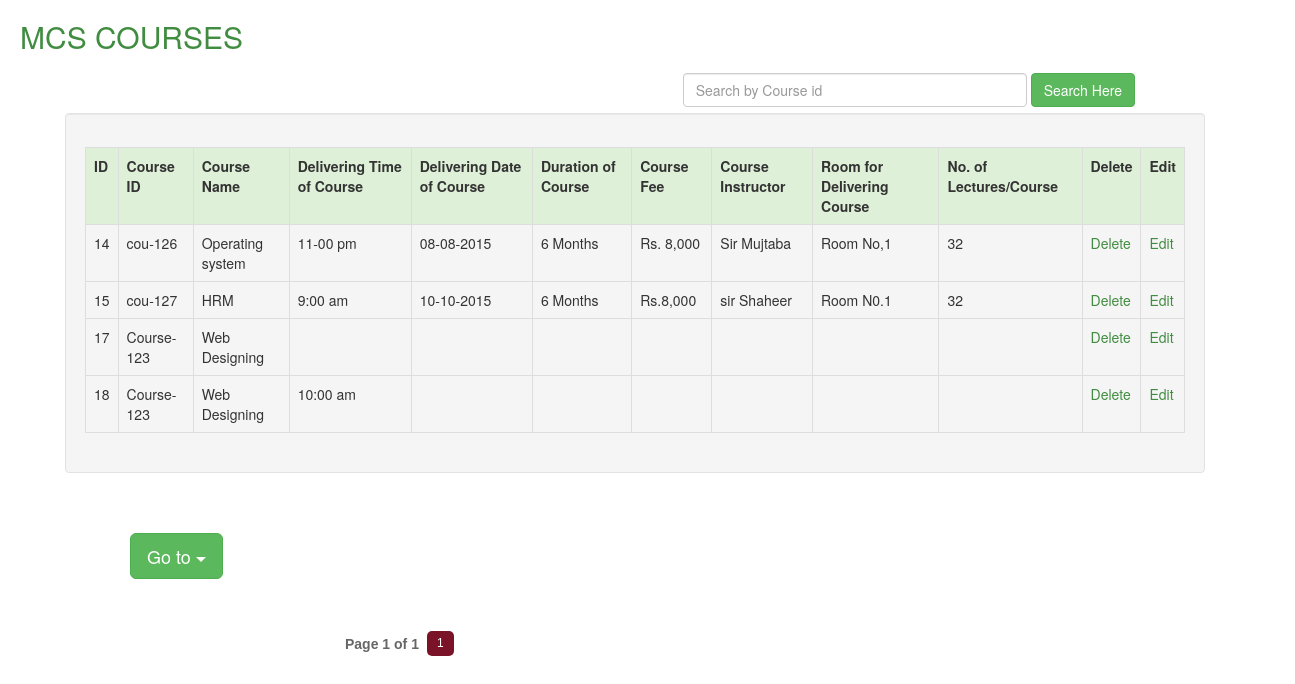
The page /mcs_course.php (signed in) on the database its author committed.
### tables this page shows
CREATE TABLE IF NOT EXISTS `mcs_course` (
`id` int(30) NOT NULL,
  `course_id` varchar(30) NOT NULL,
  `name` varchar(60) NOT NULL,
  `time` varchar(60) NOT NULL,
  `date` varchar(60) NOT NULL,
  `duration` varchar(60) NOT NULL,
  `fee` varchar(60) NOT NULL,
  `instructor` varchar(60) NOT NULL,
  `room` varchar(60) NOT NULL,
  `lec` varchar(60) NOT NULL
);

### mcs_course.php (the view, shortened to what this page needs)
<?php
function pagination($total_num_results,$posts_per_page,$cur_page) {
  $no = $total_num_results / $posts_per_page;
  $no = ceil($no);
  $pages_html="";
  $start_page=$cur_page-2;
  $end_page=$cur_page+2;
  $start_diff=$cur_page-1;
  $end_diff=$no-$cur_page;
  if($end_diff < 2) {
    $start_page=$cur_page+$end_diff;
    $start_page=$start_page-4;
  }
  while($start_page < 1) { $start_page=$start_page+1; }
  if($start_diff < 2) {
    $end_page=$cur_page-$start_diff;
    $end_page=$end_page+4;
  }
  while($end_page > $no) { $end_page=$end_page-1; }
  $pages_html .= "<div id='pagination' >";
  $pages_html .= "<label class='disptext' >Page ".$cur_page." of ".$no."</label>";
  for($i=$start_page; $i<=$end_page; $i++) { $pages_html .= "<a href='?page=".$i."' id='page".$i."' > ".$i." </a>"; }
  $pages_html .= "<script type='text/javascript'>var d = document.getElementById('page".$cur_page."');
  d.className += ' selectedpage';</script>";
  $pages_html .= "</div>";
  return $pages_html;
}
?>
<!DOCTYPE html>
<html>
<head>
<link href="css/bootstrap.min.css" rel="stylesheet">
<link href="admin.css" rel="stylesheet" type="text/css" />
</head>
<body>
<div class="heading"><h2>MCS COURSES</h2></div>
	<div class="search">
	<form class="form-inline" action="mcs_course.php" method="get">
	<div class="form-group">
    <input type="text" class="form-control" id="info" name="search" placeholder="Search by Course id" size="40">
  </div>
  <button type="submit" name="sub" class="btn btn-success">Search Here</button>
</form></div>
		<div class="container">
		<div class="well">
		<div class="responsive-table">
	<table class="table table-bordered">
	  <tr class="success">
	    <th>ID</th>
	    <th>Course ID</th>
	    <th>Course Name</th>
		<th>Delivering Time of Course</th>
	    <th>Delivering Date of Course</th>
	    <th>Duration of Course</th>
	    <th>Course Fee</th>
	    <th>Course Instructor</th>
	    <th>Room for Delivering Course</th>
		<th>No. of Lectures/Course</th>
	    <th>Delete</th>
		<th>Edit</th>
      </tr>
	<tr>
	  <?php
$query ="select * from mcs_course";
$run = mysql_query($query);
while($row=mysql_fetch_array($run))
{
	$id 				= $row['id'];
	$mcs_c_id 			= $row[1];
	$mcs_c_name 		= $row[2];
	$mcs_c_time 		= $row[3];
	$mcs_c_date 		= $row[4];
	$mcs_c_duration 	= $row[5];
	$mcs_c_fee 			= $row[6];
	$mcs_c_instructor 	= $row[7];
	$mcs_c_room 		= $row[8];
	$mcs_c_lectures 	= $row[9];
?>
	    <td><?php echo $id; ?></td>
	    <td><?php echo $mcs_c_id; ?> </td>
	    <td><?php echo $mcs_c_name; ?></td>
		<td><?php echo $mcs_c_time; ?></td>
	    <td><?php echo $mcs_c_date; ?></td>
	    <td><?php echo $mcs_c_duration; ?></td>
	    <td><?php echo $mcs_c_fee; ?></td>
	    <td><?php echo $mcs_c_instructor; ?></td>
	    <td><?php echo $mcs_c_room; ?></td>
	    <td><?php echo $mcs_c_lectures; ?></td>
		<td><a href='del_mcs_course.php?del_mcs_course=<?php echo $id; ?>'><font color="#408C40">Delete</font></a></td>
	    <td><a href='edit_mcs_course.php?edit_mcs_course=<?php echo $id; ?>'><font color="#408C40">Edit</font></a></td>
      </tr>
  <?php }  ?>
</table>
</div>
</div>
<div>
		<div class="container">
		<div class="dropdown">
			 <button class="btn btn-success btn-lg  dropdown-toggle" type="button" data-toggle="dropdown">
			 Go to <span class="caret"></span>
			 </button>
				</div>
				</div>
</body>
</html>
 <?php
       $query=mysql_query("select * from mcs_course");
       $total_num_results = mysql_num_rows($query);
  $posts_per_page="15";
  $cur_page="1";
  $html=pagination($total_num_results,$posts_per_page,$cur_page);
  echo $html;
?>

### admin.css (style rules this page uses)
.container { margin:50px; padding-top:10px; }
.heading { color:#408C40; margin:20px; }
.search { float:right; margin-right:160px; margin-bottom:40px; }
#pagination { width: 600px;margin: 0 auto; }
#pagination a { padding: 5px 10px; margin: 2px 3px 0px 3px; float: left; font-size: 12px; line-height: 15px; font-family: Arial, Helvetica, Sans-serif; color: #666; background-color:#eeeeee; text-decoration: none; border-radius: 5px; }
#pagination a.selectedpage, #pagination a:hover { background-color: #7A1327; color: #fff; }
#pagination .disptext { margin: 5px 5px 0 10px; float: left; color: #666; font-family: Muli, 'Lucida Sans Unicode', 'Lucida Grande', Verdana, Tahoma, Arial, sans-serif; }

### rows shown on the page
mcs_course: id "14", course "cou-126", name "Operating system", time "11-00 pm", date "08-08-2015", duration "6 Months", fee "Rs. 8,000", instructor "Sir Mujtaba", room "Room No,1", lec "32"
mcs_course: id "15", course "cou-127", name "HRM", time "9:00 am", date "10-10-2015", duration "6 Months", fee "Rs.8,000", instructor "sir Shaheer", room "Room N0.1", lec "32"
mcs_course: id "17", course "Course-123", name "Web Designing"
mcs_course: id "18", course "Course-123", name "Web Designing", time "10:00 am"

### other values the page prints
$cur_page "1"
$no "1"
